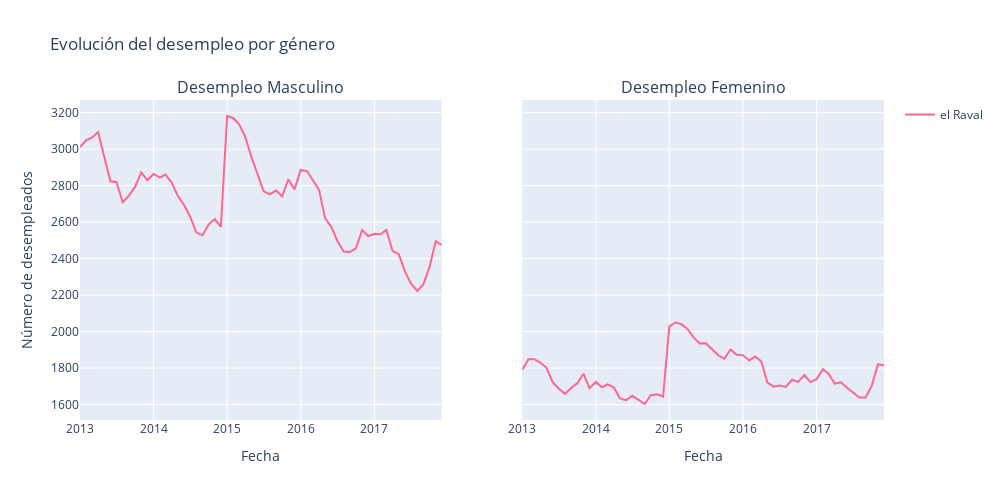

The notebook cell this image was saved under:
### Markdown cell above
### Data analysis

### Code cell
%run graphs.ipynb
